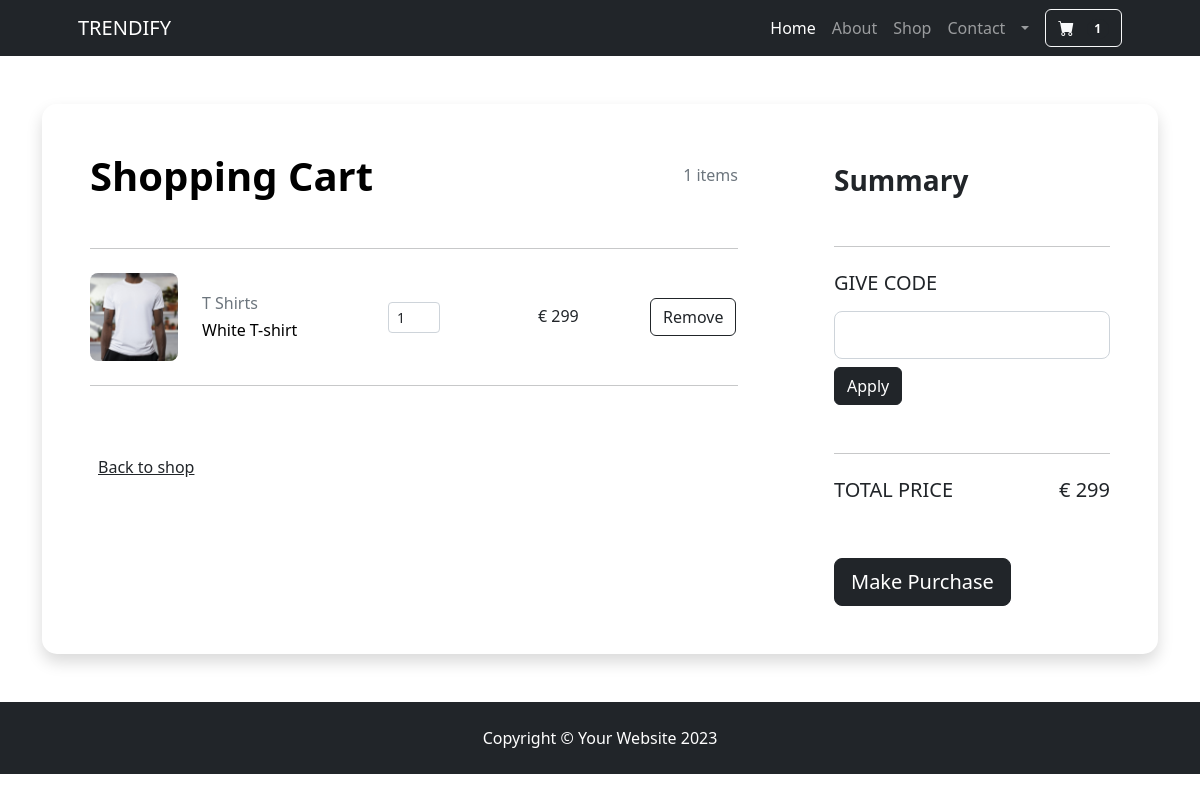
/accounts/cards/ (signed in), run on the app's committed database.
### accounts/models.py (models this page shows)
class Profile(BaseModel):
   user = models.OneToOneField(User, on_delete=models.CASCADE,related_name="profile")
   is_email_verified = models.BooleanField(default=False)
   email_token = models.CharField(max_length=100, null=False, blank=True)
   profile_image = models.ImageField(upload_to='profile')
   def get_cart_count(self):
       return CartItems.objects.filter(cart__user = self.user, cart__is_paid= False).count()

class CartItems(BaseModel):
    cart = models.ForeignKey(Cart, on_delete=models.CASCADE, related_name="cart_items")
    product = models.ForeignKey(Product, on_delete=models.SET_NULL, null=True, blank=True)
    itemQyt =  models.PositiveIntegerField(default=1)
    def get_product_price(self):
        price = [self.product.price]
        return sum(price)*self.itemQyt
    def get_product_count(self):
        count = self.itemQyt
        return count

class Cart(BaseModel):
    user = models.ForeignKey(User, on_delete=models.CASCADE , related_name="cart")
    coupon = models.ForeignKey(Coupon, on_delete=models.SET_NULL , related_name="coupon", null=True, blank=True)
    razor_pay_order_id = models.CharField(max_length=100, null=True, blank=True)
    razor_pay_payment_id = models.CharField(max_length=100, null=True, blank=True)
    razor_pay_payment_signature = models.CharField(max_length=100, null=True, blank=True)
    is_paid = models.BooleanField(default=False)
    def get_cart_total(self):
        cart_items = self.cart_items.all()
        price=[]
        for cart_item in cart_items:
            price.append(cart_item.product.price*cart_item.itemQyt)
        if self.coupon:
            if self.coupon.minimum_price < sum(price):
                return sum(price) - self.coupon.discount_price
        return sum(price)

### products/models.py (models this page shows, shortened)
class Product(BaseModel):
    product_name = models.CharField(max_length=100)
    slug = models.SlugField(unique=True, null= True, blank=True)
    category = models.ForeignKey(Category, on_delete=models.CASCADE, related_name='product')
    price = models.IntegerField(null = False)
    product_description = models.TextField()
    color_variant = models.ManyToManyField(ColorVariant, blank=True)
    size_variant = models.ManyToManyField(SizeVariant, blank=True)

class ProductImage(BaseModel):
    product = models.ForeignKey(Product, on_delete=models.CASCADE, related_name='product_image')
    image = models.ImageField(upload_to="product")

class Category(BaseModel):
    category_name = models.CharField(max_length=100)
    slug = models.SlugField(unique=True , null=True, blank=True)
    category_image = models.ImageField(upload_to='categories')
    def __str__(self) -> str:
        return self.category_name

### accounts/views.py (the view, shortened to what this page needs)
# urls.py: path('cards/', get_cards, name="cards"),
def get_cards(request):
    cart_obj = None
    try:
        if request.user.is_authenticated:
            cart_obj =  Cart.objects.get(is_paid=False , user = request.user)
            print(cart_obj.cart_items.get())
        else:
            messages.warning(request, "Login Required")
            return redirect('/accounts/login')
    except Exception as e:
        print(e)
    context = {'cart': cart_obj }
    return render(request, 'Accounts/carts.html', context)

### templates/Accounts/carts.html (shortened to what this page needs)
{% extends 'Base/base.html'%}
{%block start%}
<section class="h-100 h-custom">
    <div class="container  py-5 h-100">
      <div class="row  d-flex justify-content-center align-items-center h-100">
        <div class="col-12">
          <div class=" shadow card-registration card-registration-2" style="border-radius: 15px;">
            <div class="card-body p-0">
              <div class="row g-0">
                <div class="col-lg-8">
                  <div class="p-5">
                    <div class="d-flex justify-content-between align-items-center mb-5">
                      <h1 class="fw-bold mb-0 text-black">Shopping Cart</h1>
                      <h6 class="mb-0 text-muted">{{request.user.profile.get_cart_count}} items</h6>
                    </div>
                    <hr class="my-4">
                    {% for cart_item in cart.cart_items.all %}
                    <div class="row mb-4 d-flex justify-content-between align-items-center">
                      <div class="col-md-2 col-lg-2 col-xl-2">
                        <img
                          src="/media/{{cart_item.product.product_image.first.image}}"
                          class="img-fluid rounded-3" alt="Cotton T-shirt">
                      </div>
                      <div class="col-md-3 col-lg-3 col-xl-3">
                        <h6 class="text-muted">{{cart_item.product.category}}</h6>
                        <h6 class="text-black mb-0">{{cart_item.product.product_name}}</h6>
                      </div>
                      <div class="col-md-3 col-lg-3 col-xl-2 d-flex">
                        <a href="{% url 'update_cart' cart_item_id=cart_item.uid action='remove' %}"><button class="btn px-2">
                        </button></a>
                        <input id="form1" min="0" name="quantity" value="{{cart_item.get_product_count}}" type="number"
                          class="form-control form-control-sm" />
                          <a href="{% url 'update_cart' cart_item_id=cart_item.uid action='add' %}"><button class="btn px-2">
                          </button></a>
                      </div>
                      <div class="col-md-3 col-lg-2 col-xl-2 offset-lg-1">
                        <h6 class="mb-0">€ {{cart_item.get_product_price}}</h6>
                      </div>
                      <div class="col-md-3 col-lg-3 col-xl-2 d-flex">
                        <a href="{% url 'remove_cart' cart_item.uid %}" class="btn btn-outline-dark">Remove</a>
                      </div>
                    </div>
                    <hr class="my-4">
                    {% endfor %}
                    <div class="pt-5">
                      <h6 class="mb-0"><a href="/" class="text-body">Back to shop</a></h6>
                    </div>
                  </div>
                </div>
                <div class="col-lg-4 bg-grey">
                  <div class="p-5">
                    <h3 class="fw-bold mb-5 mt-2 pt-1">Summary</h3>
                    <hr class="my-4">
                    <h5 class="text-uppercase mb-3 ">Give code</h5>
                    <form method="post">
                    <div class="mb-5">
                      <div class="form-outline">
                        <input type="text" id="form3Examplea2" name = "coupon" class="form-control form-control-lg mb-2" />
                        <button type="submit" class="btn btn-dark btn-block "
                      data-mdb-ripple-color="dark">Apply</button>
                      </div>
                    </div>
                  </form>
                    <hr class="my-4">
                    <div class="d-flex justify-content-between mb-5">
                      <h5 class="text-uppercase">Total price</h5>
                      <h5>€ {{cart.get_cart_total}}</h5>
                    </div>
                      <a href="{%url 'checkout'%}"><button  class="btn btn-dark btn-block btn-lg"
                      data-mdb-ripple-color="dark">Make Purchase</button></a>
                  </div>
                </div>
              </div>
            </div>
          </div>
        </div>
      </div>
    </div>
  </section>
  {% endblock %}

### templates/Base/base.html (shortened to what this page needs)
{% load static %}
<!DOCTYPE html>
<html lang="en">
  <head>
    <link
      href="https://cdn.jsdelivr.net/npm/bootstrap-icons@1.5.0/font/bootstrap-icons.css"
      rel="stylesheet"
    />
    <link href="{% static '/css/styles.css' %}" rel="stylesheet" />
  </head>
  <body>
    <nav class="navbar navbar-expand-lg navbar-dark bg-dark ">
      <div class="container px-4 px-lg-5">
        <a class="navbar-brand" href="/">TRENDIFY</a>
        <div class="collapse navbar-collapse justify-content-end" id="navbarSupportedContent">
          <ul class="navbar-nav me-2 mb-2 mb-lg-0 ms-lg-4 ">
            <li class="nav-item">
              <a class="nav-link active" aria-current="page" href="/">Home</a>
            </li>
            <li class="nav-item"><a class="nav-link" href="#!">About</a></li>
            <li class="nav-item"><a class="nav-link" href="#!">Shop</a></li>
            <li class="nav-item"><a class="nav-link" href="#!">Contact</a></li>
            {% if user.is_authenticated %}
            <li class="nav-item dropdown">
              <a
                class="nav-link dropdown-toggle"
                id="navbarDropdown"
                href="#"
                role="button"
                data-bs-toggle="dropdown"
                aria-expanded="false"
                >{{request.user.first_name}}</a
              >
            </li>
            {%endif%}
          </ul>
            <a class="btn btn-outline-light" href="{% url 'cards' %}">
              <i class="bi-cart-fill me-1"></i>
              <span class="badge bg-dark text-white ms-1 rounded-pill">{{request.user.profile.get_cart_count}}</span>
          </a>
        </div>
      </div>
    </nav>
    <div style="height: 100%;">
    {% block start %} {% endblock %}
  </div>
    <footer class="py-4 bg-dark ">
      <div class="container ">
        <p class="m-0 text-center text-white">
          Copyright &copy; Your Website 2023
        </p>
      </div>
    </footer>
  </body>
</html>

### data on the page
CartItems: product.product_image.first.image (picture), product.category "T Shirts", product.product_name "White T-shirt", quantity "1", get_product_price "299"
Cart: get_cart_total "299"

### other printed values
{{ request.user.profile.get_cart_count }} "1"
